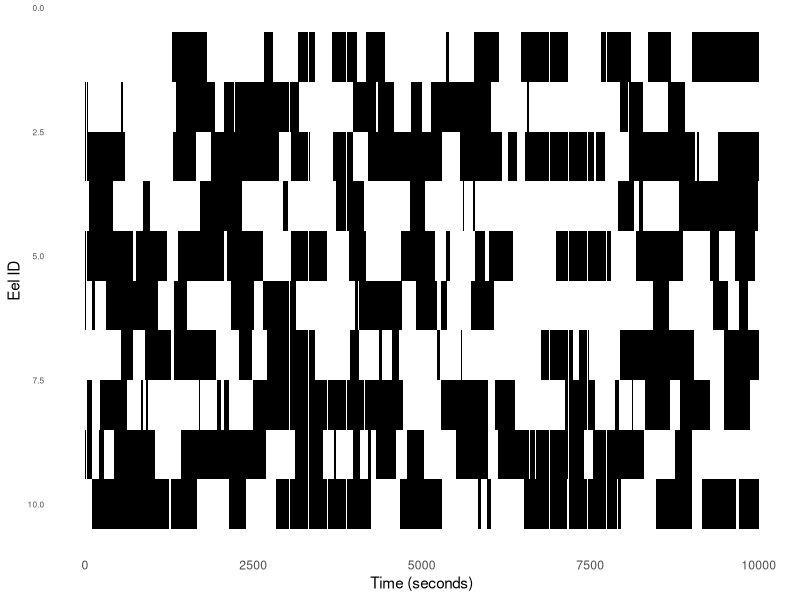
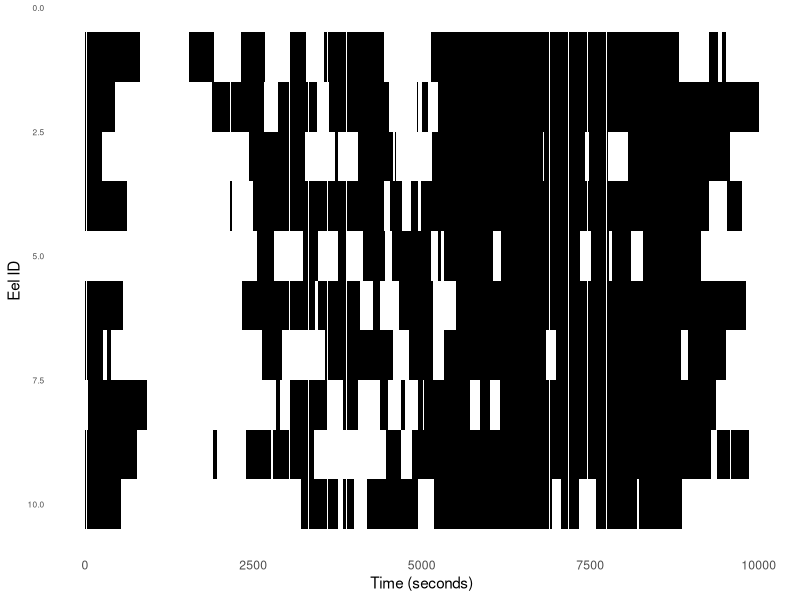

Write the R code that produced these figures, in order.
##### Eel Simulation #####

# this script simulates garden eels going up and down

simulate_eels = function(N = 10, T = 10000, mean_duration = 365) {
    
    switch_prob = 1 / mean_duration
    
    # initialize states randomly (0 = down, 1 = up)
    states = sample(c(0,1), N, replace = TRUE)
    
    # storage matrix: rows = time, cols = eels
    state_record = matrix(NA, nrow = T, ncol = N)
    
    for(t in 1:T) {
        
        # record current states
        state_record[t, ] = states
        
        # determine who switches
        switches = runif(N) < switch_prob
        
        # toggle states: 0→1 or 1→0
        states[switches] = 1 - states[switches]
    }
    
    # convert matrix → long dataframe
    df = as.data.frame(state_record)
    df$time = 1:T
    
    df_long = reshape(
        df,
        varying = 1:N,
        v.names = "state",
        timevar = "eel",
        times = 1:N,
        direction = "long"
    )
    
    rownames(df_long) = NULL
    return(df_long)
}

eels = simulate_eels()
eels
library(ggplot2)

plot_eels = function(df_long) {
    
    ggplot(df_long, aes(x = time, y = eel, fill = factor(state))) +
        geom_tile() +
        scale_fill_manual(values = c("white", "black")) +
        scale_y_reverse() +          # eel 1 at top (optional)
        theme_minimal() +
        theme(
            panel.grid = element_blank(),
            axis.text.y = element_text(size = 6),
            legend.position = "none"
        ) +
        labs(
            x = "Time (seconds)",
            y = "Eel ID"
        )
}

plot_eels(eels)

simulate_eels_social_up = function(
        N = 10, T = 10000, mean_dwell = 365,
        social_strength = 0.005
        
    ) {
        
        p_switch_base = 1 / mean_dwell
        
        # initial states
        states = sample(c(0,1), N, replace = TRUE)
        
        # record matrix
        state_record = matrix(NA, nrow = T, ncol = N)
        
        for(t in 1:T) {
            
            state_record[t, ] = states
            
            total_up = sum(states)
            frac_up_others = (total_up - states) / (N - 1)
            
            # switching probabilities IN and OUT of up state
            p_down_to_up = p_switch_base + social_strength * (frac_up_others - 0.5)
            p_up_to_down = p_switch_base + social_strength * (0.5 - frac_up_others)
            
            # clamp
            p_down_to_up = pmin(pmax(p_down_to_up, 0), 1)
            p_up_to_down = pmin(pmax(p_up_to_down, 0), 1)
            
            # update eels
            for(i in 1:N) {
                if(states[i] == 0) {
                    if(runif(1) < p_down_to_up[i]) states[i] = 1
                } else {
                    if(runif(1) < p_up_to_down[i]) states[i] = 0
                }
            }
        }
        
        # reshape long
        df = as.data.frame(state_record)
        df$time = 1:T
        
        df_long = reshape(
            df,
            varying = 1:N,
            v.names = "state",
            timevar = "eel",
            times = 1:N,
            direction = "long"
        )
        
        rownames(df_long) = NULL
        return(df_long)
    }
eels_social = simulate_eels_social_up()
plot_eels(eels_social)
